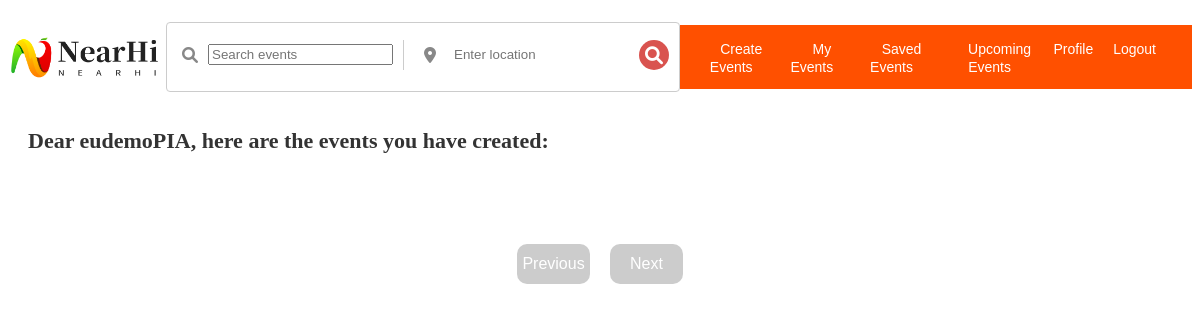
Before: /my-events/ (signed in) with the older database file.
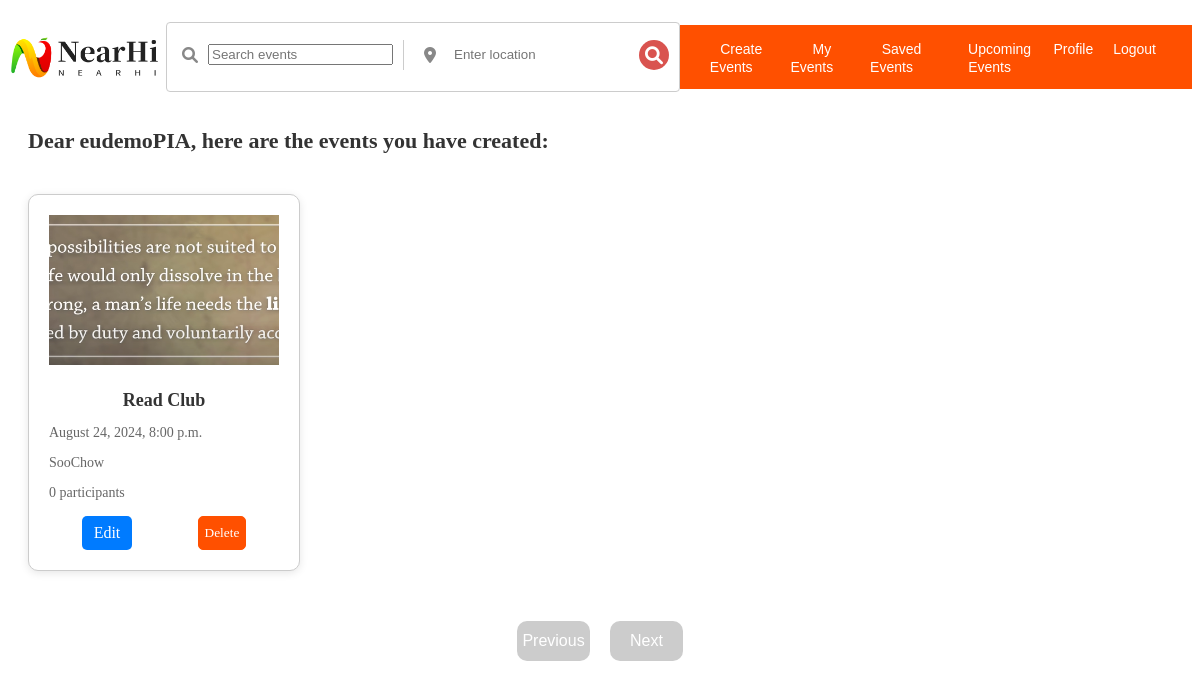
After: the same page with the newer database file.
### myapp/models.py (models this page shows, shortened)
class Event(models.Model):
    CATEGORY_CHOICES = [
        ('game', 'Game'),
        ('performance', 'Performance'),
        ('nature', 'Nature'),
        ('pet', 'Pet'),
        ('gourmet', 'Gourmet'),
        ('reading', 'Reading'),
        ('music', 'Music'),
    ]
    category = models.CharField(max_length=20, choices=CATEGORY_CHOICES)
    title = models.CharField(max_length=100)
    description = models.TextField(max_length=800)
    event_time = models.DateTimeField()
    location = models.CharField(max_length=255)
    image = models.ImageField(upload_to='event_images')
    created_by = models.ForeignKey(settings.AUTH_USER_MODEL, on_delete=models.CASCADE)
    created_at = models.DateTimeField(auto_now_add=True)
    fee = models.DecimalField(max_digits=8, decimal_places=2, default=0.00)  # 费用字段，默认0
    max_participants = models.PositiveIntegerField(default=1)  # 最大参与人数
    current_participants = models.PositiveIntegerField(default=0, editable=False)  # 当前参与人数，自动更新
    def get_absolute_url(self):
        return reverse("event_detail", kwargs={"pk": self.pk})

### myapp/views.py (the view)
# urls.py: path('my-events/', views.my_events, name='my_events'),
@login_required(login_url='login')
def my_events(request):
    page_obj = paginate_events(request, Event.objects.filter(created_by=request.user))
    return render(request, 'myapp/my_events.html', {'page_obj': page_obj})

### myapp/views.py (called while the page is built)
def paginate_events(request, events_list, per_page=8):
    paginator = Paginator(events_list, per_page)
    page_number = request.GET.get('page')
    try:
        page_obj = paginator.get_page(page_number)
    except PageNotAnInteger:
        page_obj = paginator.page(1)  # if page not integer，show page 1
    except EmptyPage:
        page_obj = paginator.page(paginator.num_pages)  # if page out of range, show the last page
    return page_obj

### myapp/templates/myapp/my_events.html (shortened to what this page needs)
{% extends 'base_layout.html' %} {% load static %} {% block content %}
<p class="greeting-message">
  Dear {{ request.user.username }}, here are the events you have created:
</p>
{% block event_list %}
<div id="event-list-section" class="event-list">
  {% for event in page_obj %}
  <div class="event-card" id="event-card-{{ event.id }}">
    <a href="{{ event.get_absolute_url }}">
      <img src="{{ event.image.url }}" alt="{{ event.title }}" />
      <h3>{{ event.title }}</h3>
      <div class="desc">
        <p>{{ event.event_time|date:"F j, Y, g:i a" }}</p>
        <p>{{ event.location }}</p>
        <p>{{ event.current_participants }} participants</p>
      </div>
    </a>
    <div class="event-actions">
      <a href="{% url 'edit_event' event.id %}" class="edit-action-btn">Edit</a>
      <button
        class="action-btn delete"
        data-action-type="delete-event"
        data-event-id="{{ event.id }}"
      >
        Delete
      </button>
    </div>
  </div>
  {% endfor %}
</div>
{% endblock event_list %} {% block pagination %} {{ block.super }} {% endblock pagination %}
{% endblock content %}

Changed rows visible on the page:
added Event: image (picture), title "Read Club", event_time "August 24, 2024, 8:00 p.m.", location "SooChow", current_participants "0"
